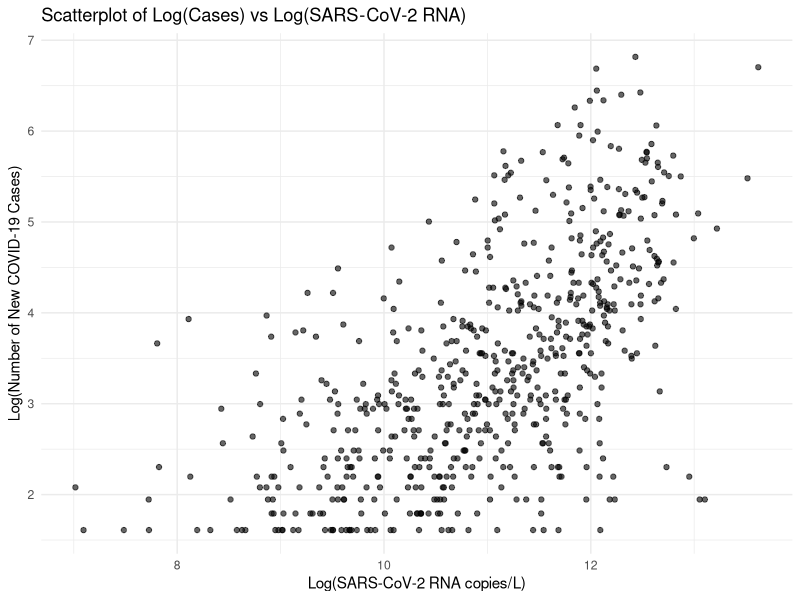
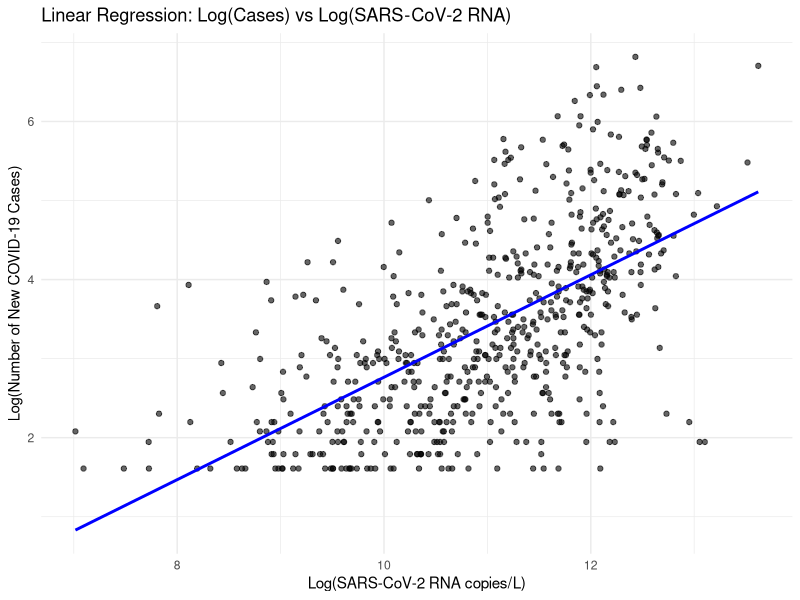
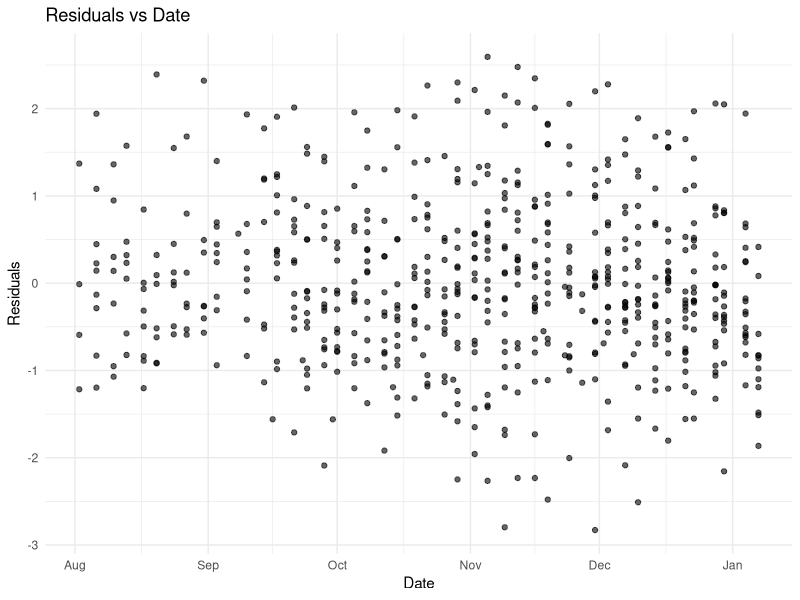
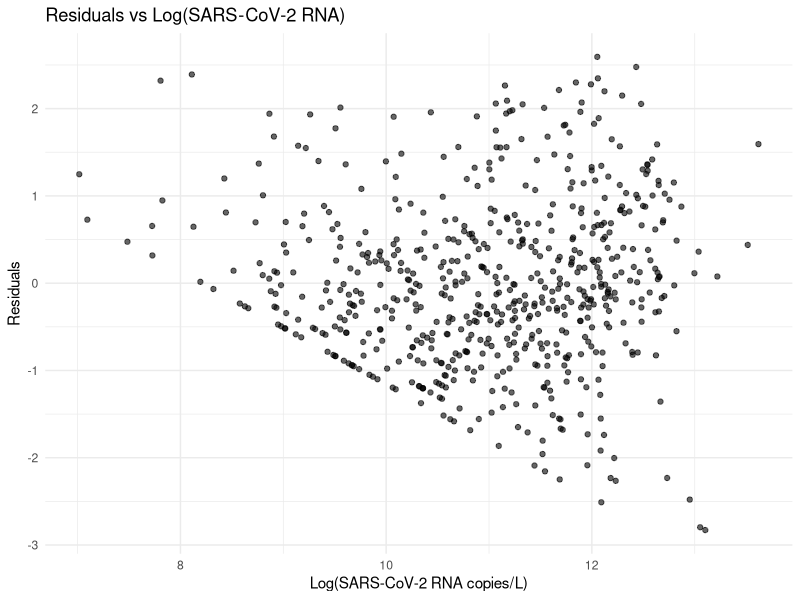

Source code (R) for these figures, in order:
## ---- chunk 1
knitr::opts_chunk$set(
  comment = "#", 
  cache = FALSE,  
  collapse = TRUE,
  error = TRUE,
  tidy.opts=list(width.cutoff=65)
)
## ---- chunk 2
library(tidyverse)

covid_data <- read_csv("CDPHE_COVID19_Wastewater_Dashboard_Data.csv")

covid_clean <- covid_data %>%
  rename(
    sars_rna = SARS_CoV_2_copies_L,
    cases = Number_of_New_COVID19_Cases_by_
  ) %>%
  filter(
    !is.na(sars_rna),
    sars_rna != 0,
    cases != 0
  ) %>%
  mutate(
    log_sars_rna = log(sars_rna),
    log_cases = log(cases)
  )

head(covid_clean)
## ---- chunk 3
ggplot(covid_clean, aes(x = log_sars_rna, y = log_cases)) +
  geom_point(alpha = 0.6) +
  labs(
    x = "Log(SARS-CoV-2 RNA copies/L)",
    y = "Log(Number of New COVID-19 Cases)",
    title = "Scatterplot of Log(Cases) vs Log(SARS-CoV-2 RNA)"
  ) +
  theme_minimal()

## ---- chunk 4
model <- lm(log_cases ~ log_sars_rna, data = covid_clean)

ggplot(covid_clean, aes(x = log_sars_rna, y = log_cases)) +
  geom_point(alpha = 0.6) +
  geom_smooth(method = "lm", se = FALSE, color = "blue") +
  labs(
    x = "Log(SARS-CoV-2 RNA copies/L)",
    y = "Log(Number of New COVID-19 Cases)",
    title = "Linear Regression: Log(Cases) vs Log(SARS-CoV-2 RNA)"
  ) +
  theme_minimal()

## ---- chunk 5
# Model summary
summary(model)
## ---- chunk 6
library(lubridate)
library(tidyverse)

# Add residuals to the data
covid_clean <- covid_clean %>%
  mutate(
    residuals = resid(model)
  )

mean_resid <- mean(covid_clean$residuals)
mean_resid

covid_clean$Date <- mdy(covid_clean$Date)

num_na_dates <- sum(is.na(covid_clean$Date))
num_na_dates 

covid_clean_no_na <- covid_clean %>% filter(!is.na(Date))

ggplot(covid_clean_no_na, aes(x = Date, y = residuals)) +
  geom_point(alpha = 0.6) +
  labs(
    x = "Date",
    y = "Residuals",
    title = "Residuals vs Date"
  ) +
  theme_minimal()

ggplot(covid_clean, aes(x = log_sars_rna, y = residuals)) +
  geom_point(alpha = 0.6) +
  labs(
    x = "Log(SARS-CoV-2 RNA copies/L)",
    y = "Residuals",
    title = "Residuals vs Log(SARS-CoV-2 RNA)"
  ) +
  theme_minimal()

